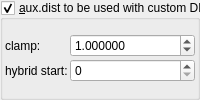
    <widget class="MyGroupBox" name="groupCheck_transf_function_enabledD_false">
     <property name="toolTip">
      <string>&lt;html&gt;&lt;head/&gt;&lt;body&gt;&lt;p&gt;Adjusts the DE every time this slot is iterated.&lt;/p&gt;&lt;p&gt;The aim is to keep these parameters as low as possible.&lt;/p&gt;&lt;p&gt;High values improve the DE, but detail is lost.&lt;/p&gt;&lt;p&gt;Occasionally a negative Offset value is used. &lt;/p&gt;&lt;/body&gt;&lt;/html&gt;</string>
     </property>
     <property name="title">
      <string>&amp;aux.dist to be used with custom DE</string>
     </property>
     <property name="checkable">
      <bool>true</bool>
     </property>
     <layout class="QVBoxLayout" name="verticalLayout_14" stretch="0">
      <property name="spacing">
       <number>2</number>
      </property>
      <property name="leftMargin">
       <number>2</number>
      </property>
      <property name="topMargin">
       <number>2</number>
      </property>
      <property name="rightMargin">
       <number>2</number>
      </property>
      <property name="bottomMargin">
       <number>2</number>
      </property>
      <item>
       <layout class="QGridLayout" name="gridLayout_25" rowstretch="0,0" columnstretch="0,1">
        <property name="spacing">
         <number>2</number>
        </property>
        <item row="0" column="0">
         <widget class="QLabel" name="label_263">
          <property name="text">
           <string>clamp:</string>
          </property>
         </widget>
        </item>
        <item row="0" column="1">
         <widget class="MyDoubleSpinBox" name="spinbox_analyticDE_offset_1">
          <property name="sizePolicy">
           <sizepolicy hsizetype="Minimum" vsizetype="Maximum">
            <horstretch>0</horstretch>
            <verstretch>0</verstretch>
           </sizepolicy>
          </property>
          <property name="toolTip">
           <string/>
          </property>
          <property name="prefix">
           <string/>
          </property>
          <property name="suffix">
           <string/>
          </property>
          <property name="decimals">
           <number>6</number>
          </property>
          <property name="minimum">
           <double>0.000001000000000</double>
          </property>
          <property name="maximum">
           <double>99.989999999999995</double>
          </property>
          <property name="singleStep">
           <double>0.100000000000000</double>
          </property>
          <property name="value">
           <double>1.000000000000000</double>
          </property>
         </widget>
        </item>
        <item row="1" column="0">
         <widget class="QLabel" name="label_264">
          <property name="text">
           <string>hybrid start:</string>
          </property>
         </widget>
        </item>
        <item row="1" column="1">
         <widget class="MySpinBox" name="spinboxInt_transf_multiplier_start_iter_4">
          <property name="sizePolicy">
           <sizepolicy hsizetype="Minimum" vsizetype="Maximum">
            <horstretch>0</horstretch>
            <verstretch>0</verstretch>
           </sizepolicy>
          </property>
          <property name="minimum">
           <number>0</number>
          </property>
          <property name="maximum">
           <number>999</number>
          </property>
          <property name="value">
           <number>0</number>
          </property>
         </widget>
        </item>
       </layout>
      </item>
     </layout>
    </widget>
